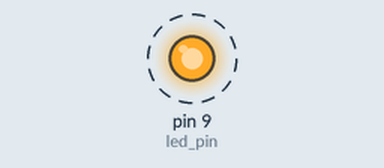
Bench run of a sketch on a simulated Arduino Uno, built with avr-gcc and run on an emulated ATmega328P. On the bench: output pins drawn as LEDs (lit = HIGH). Dashed ring = blinking.

Above: at 0.1 s.
Timing chart, 0 to 3.0 s (numbered marks = the images above):
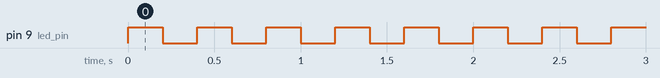

Measured:
- by itself, pin 9 (led_pin): alternates HIGH for 0.20 s and LOW for 0.20 s

The sketch:

led.ino
```cpp
/*
Jorgen Miller
May 6, 2020

Blinks an LED.
Digital pin 9 -> LED -> 220 ohm resistor -> GND
*/

//define where LED is connected
#define led_pin 9 //replaces 'led_pin' with '9' in the code when compiled

//set a wait time (in milliseconds) between on and off
#define wait_ms 200 //replaces 'wait_ms' with '200' when compiled

void setup() { //run  once

  //allow the LED pin to be controlled in the code
  pinMode(led_pin, OUTPUT); //switch pin to low impedence so it can provide current
}

void loop() { //continuously loop over contained code

  //turn LED on and off, with a delay between both states

  digitalWrite(led_pin, HIGH); //provide current on the LED pin
  delay(wait_ms); //pause for time 'wait_ms', measured in milliseconds

  digitalWrite(led_pin, LOW); //stop providing current on the LED pin
  delay(wait_ms); //pause again
}
```
